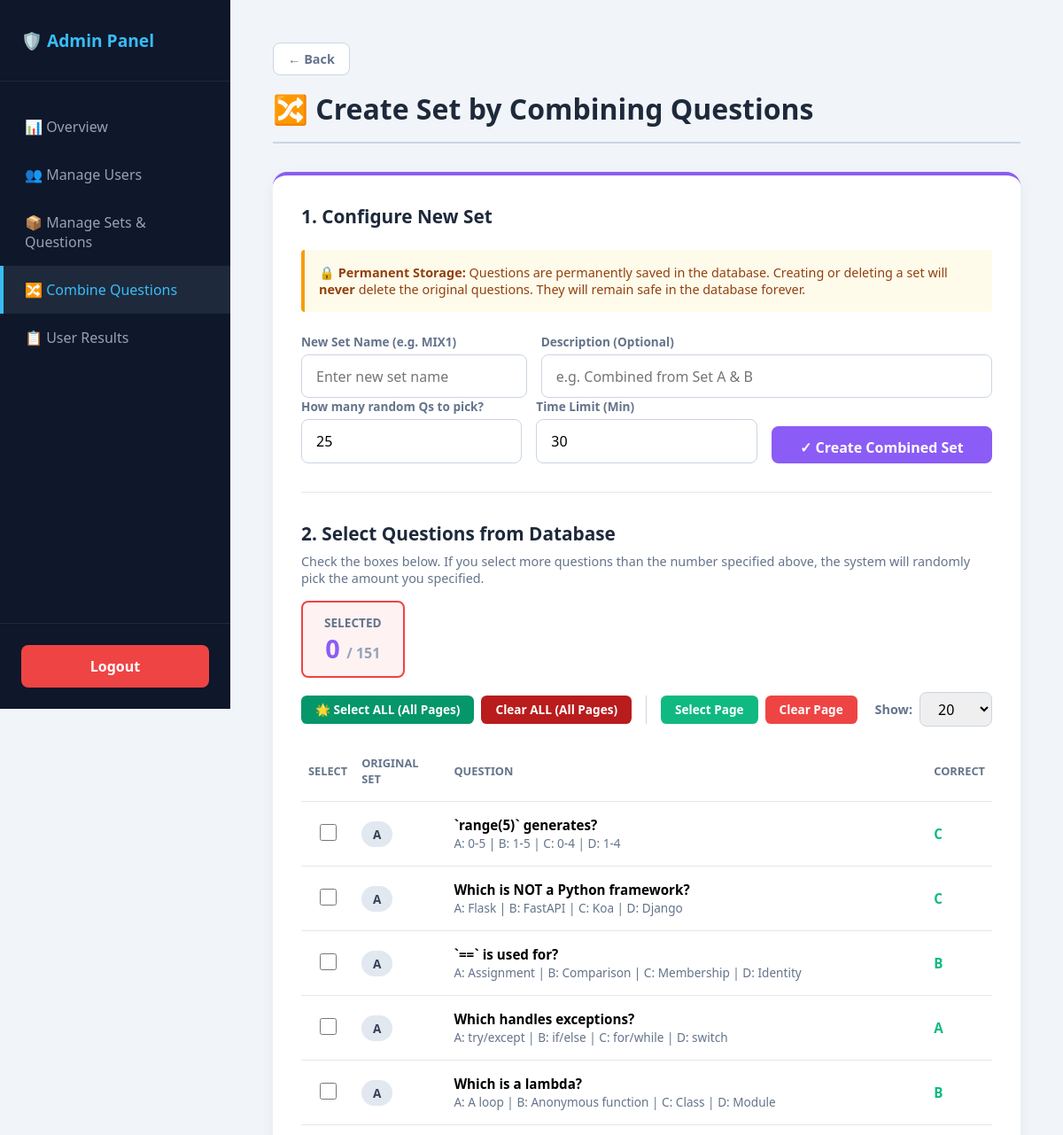
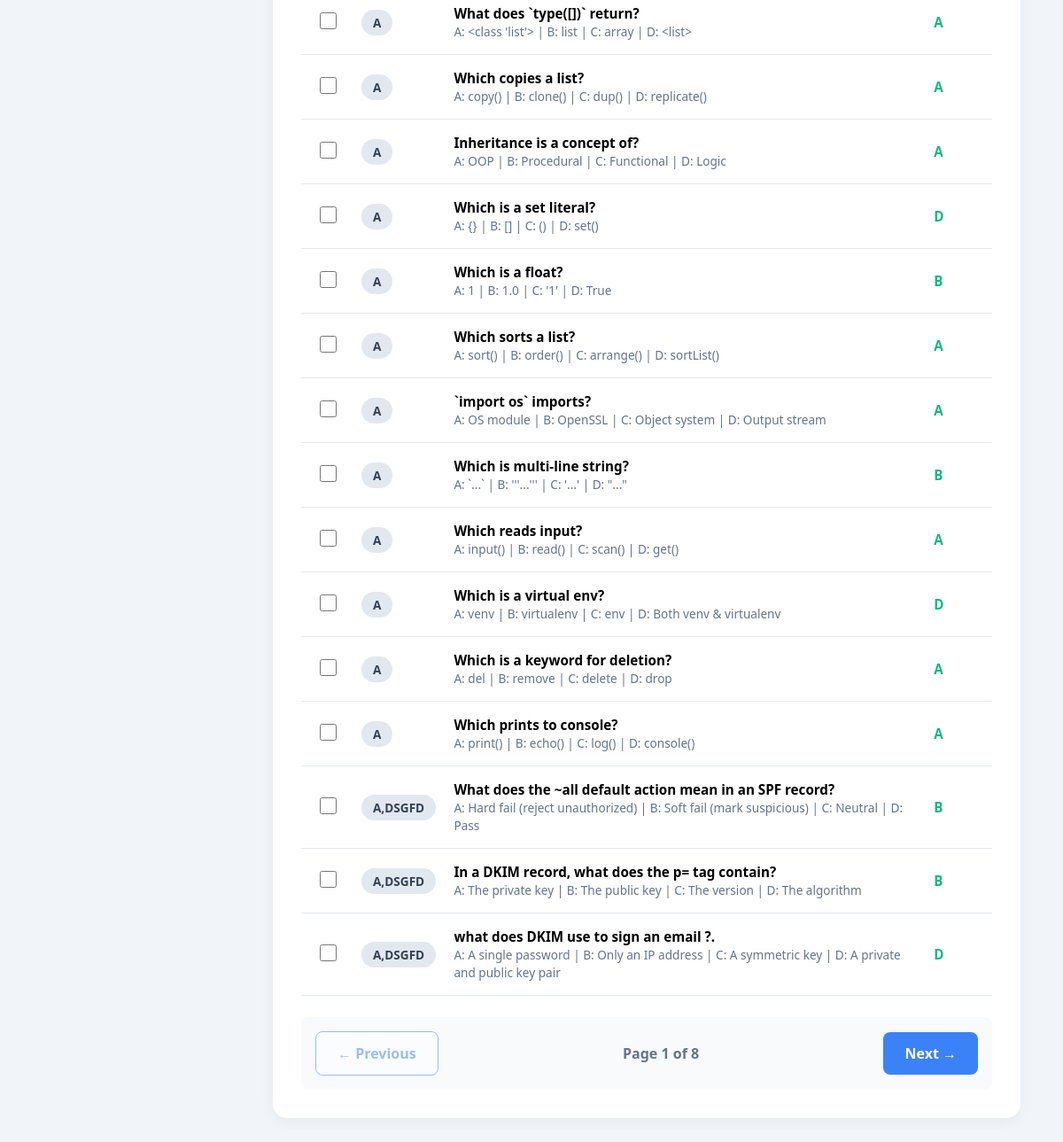
The page /admin/combine_questions (signed in) on the database its author committed (2 pictures, top to bottom).
### tables this page shows
CREATE TABLE questions (
            id INTEGER PRIMARY KEY AUTOINCREMENT,
            set_name TEXT NOT NULL,
            question TEXT NOT NULL,
            option_a TEXT NOT NULL,
            option_b TEXT NOT NULL,
            option_c TEXT NOT NULL,
            option_d TEXT NOT NULL,
            correct_option TEXT NOT NULL
        );

### app.py (the view)
@app.route("/admin/combine_questions")
def admin_combine_questions():
    if not session.get("is_admin"): return redirect(url_for("login"))
    conn = get_db()
    questions = conn.execute("""
        SELECT MIN(id) as id,
               GROUP_CONCAT(DISTINCT set_name) as set_name,
               question, option_a, option_b, option_c, option_d, correct_option
        FROM questions
        GROUP BY LOWER(TRIM(question))
        ORDER BY set_name, id
    """).fetchall()
    conn.close()
    return render_template("admin_combine.html", page="combine", questions=questions)

### app.py (called while the page is built)
def get_db():
    conn = sqlite3.connect(DB_NAME)
    conn.row_factory = sqlite3.Row
    return conn

### templates/admin_combine.html (shortened to what this page needs)
{% extends "admin_base.html" %}
{% block content %}
<h1 class="page-title">🔀 Create Set by Combining Questions</h1>
<div class="card" style="border-top: 4px solid #8b5cf6; margin-bottom: 2rem;">
  <h3>1. Configure New Set</h3>
  <div style="background: #fffbeb; border-left: 4px solid #f59e0b; padding: 1rem; margin-bottom: 1.5rem; border-radius: 0.25rem;">
    <p style="margin: 0; color: #92400e; font-size: 0.9rem;">
      <strong>🔒 Permanent Storage:</strong> Questions are permanently saved in the database. Creating or deleting a set will <strong>never</strong> delete the original questions. They will remain safe in the database forever.
    </p>
  </div>
  <form method="POST" action="{{ url_for('create_combined_set') }}" id="combineForm">
    <div class="form-row">
      <div class="form-group">
        <label>New Set Name (e.g. MIX1)</label>
        <input type="text" name="set_name" required placeholder="Enter new set name">
      </div>
      <div class="form-group" style="flex:2;">
        <label>Description (Optional)</label>
        <input type="text" name="set_description" placeholder="e.g. Combined from Set A & B">
      </div>
    </div>
    <div class="form-row">
      <div class="form-group">
        <label>How many random Qs to pick?</label>
        <input type="number" name="question_count" id="pickCount" value="25" min="1" required oninput="updateWarning()">
      </div>
      <div class="form-group">
        <label>Time Limit (Min)</label>
        <input type="number" name="duration_minutes" value="30" min="1" required>
      </div>
      <div class="form-group" style="display: flex; align-items: flex-end;">
        <button type="submit" class="btn" style="background: #8b5cf6; height: 42px; margin-bottom: 0; width: 100%;">
          ✓ Create Combined Set
        </button>
      </div>
    </div>
    <hr style="border:none; border-top:1px solid #e2e8f0; margin: 2rem 0;">
    <div style="display: flex; justify-content: space-between; align-items: center; margin-bottom: 1rem; flex-wrap: wrap; gap: 1rem;">
      <div>
        <h3 style="margin-bottom: 0.5rem;">2. Select Questions from Database</h3>
        <p style="color:#64748b; margin: 0; font-size: 0.9rem;">
          Check the boxes below. If you select more questions than the number specified above, the system will randomly pick the amount you specified.
        </p>
      </div>
      <div id="counterBox" style="background: #f8fafc; border: 1px solid #cbd5e1; padding: 0.8rem 1.5rem; border-radius: 0.5rem; text-align: center; transition: all 0.2s;">
        <div style="font-size: 0.85rem; color: #64748b; font-weight: 600; text-transform: uppercase;">Selected</div>
        <div style="font-size: 1.8rem; font-weight: 800; color: #8b5cf6;"><span id="selectedCount">0</span> <span style="font-size: 1rem; color: #94a3b8;">/ {{ questions|length }}</span></div>
      </div>
    </div>
    <div style="display: flex; justify-content: space-between; align-items: center; margin-bottom: 1rem; flex-wrap: wrap; gap: 1rem;">
      <div style="display: flex; gap: 0.5rem; flex-wrap: wrap;">
        <button type="button" class="btn btn-sm" style="background:#059669; width:auto; font-weight: bold;" onclick="toggleAllGlobal(true)">🌟 Select ALL (All Pages)</button>
        <button type="button" class="btn btn-sm" style="background:#b91c1c; width:auto;" onclick="toggleAllGlobal(false)">Clear ALL (All Pages)</button>
        <button type="button" class="btn btn-sm" style="background:#10b981; width:auto;" onclick="toggleAll(true)">Select Page</button>
        <button type="button" class="btn btn-sm" style="background:#ef4444; width:auto;" onclick="toggleAll(false)">Clear Page</button>
      </div>
      <div style="display: flex; align-items: center; gap: 0.5rem;">
        <label style="font-size: 0.9rem; color: #64748b; font-weight: 600;">Show:</label>
        <select id="pageSizeSelect" onchange="changePageSize()" style="width: auto; padding: 0.4rem 1rem; margin-bottom: 0; border-radius: 0.5rem; border: 1px solid #cbd5e1;">
          <option value="20">20</option>
        </select>
      </div>
    </div>
    <table id="questionsTable">
      <tr>
        <th style="width: 50px; text-align: center;">Select</th>
        <th>Original Set</th>
        <th>Question</th>
        <th>Correct</th>
      </tr>
      {% for q in questions %}
      <tr class="q-row">
        <td style="text-align: center;">
          <input type="checkbox" name="question_ids" value="{{ q.id }}" class="q-checkbox" style="width: 1.2rem; height: 1.2rem; accent-color: #8b5cf6;" onchange="updateCounter()">
        </td>
        <td><span class="badge" style="background:#e2e8f0; color:#334155;">{{ q.set_name }}</span></td>
        <td>
          <strong>{{ q.question }}</strong><br>
          <span style="font-size: 0.85rem; color: #64748b;">
            A: {{ q.option_a }} | B: {{ q.option_b }} | C: {{ q.option_c }} | D: {{ q.option_d }}
          </span>
        </td>
        <td><strong style="color: #10b981;">{{ q.correct_option }}</strong></td>
      </tr>
      {% endfor %}
    </table>
    <div id="pagination-controls" style="display: flex; justify-content: space-between; align-items: center; margin-top: 1.5rem; background: #f8fafc; padding: 1rem; border-radius: 0.5rem;">
      <button type="button" class="btn btn-outline" id="prevBtn" onclick="changePage(-1)">← Previous</button>
      <div style="font-weight: 600; color: #64748b;">Page <span id="pageNum">1</span> of <span id="totalPages">1</span></div>
      <button type="button" class="btn" id="nextBtn" onclick="changePage(1)">Next →</button>
    </div>
  </form>
</div>
{% endblock %}

### templates/admin_base.html (style rules this page uses)
* { box-sizing: border-box; margin: 0; padding: 0; font-family: system-ui, sans-serif; }
body { display: flex; min-height: 100vh; background: #f1f5f9; }
.page-title { font-size: 2rem; color: #1e293b; margin-bottom: 2rem; border-bottom: 2px solid #cbd5e1; padding-bottom: 1rem; }
.card { background: white; border-radius: 1rem; padding: 2rem; box-shadow: 0 4px 15px rgba(0,0,0,0.05); margin-bottom: 1.5rem; }
.card h3 { color: #1e293b; margin-bottom: 1.5rem; font-size: 1.3rem; }
.btn { background: #3b82f6; color: white; border: none; padding: 0.8rem 1.5rem; border-radius: 0.5rem; font-size: 1rem; font-weight: 600; cursor: pointer; text-decoration: none; display: inline-block; }
.btn-outline { background: white; color: #3b82f6; border: 1.5px solid #3b82f6; }
.btn-sm { padding: 0.4rem 1rem; font-size: 0.85rem; border-radius: 0.4rem; }
input[type="text"], input[type="number"], select { width: 100%; padding: 0.8rem 1rem; margin-bottom: 1rem; border-radius: 0.5rem; border: 1px solid #cbd5e1; font-size: 1rem; }
table { width: 100%; border-collapse: collapse; }
th, td { text-align: left; padding: 1rem 0.5rem; border-bottom: 1px solid #e2e8f0; font-size: 0.95rem; }
th { color: #64748b; font-weight: 600; text-transform: uppercase; font-size: 0.8rem; }
.badge { background: #e0f2fe; color: #0284c7; padding: 0.3rem 0.8rem; border-radius: 1rem; font-size: 0.85rem; font-weight: 600; }
.form-row { display: flex; gap: 1rem; flex-wrap: wrap; align-items: flex-end; }
.form-group { display: flex; flex-direction: column; flex: 1; min-width: 150px; }
.form-group label { font-size: 0.85rem; color: #64748b; margin-bottom: 0.3rem; font-weight: 600; }
.form-group input, .form-group select { margin-bottom: 0; }

### rows shown on the page
questions: set_name "A", question "`range(5)` generates?", option_a "0-5", option_b "1-5", option_c "0-4", option_d "1-4", correct_option "C"
questions: set_name "A", question "Which is NOT a Python framework?", option_a "Flask", option_b "FastAPI", option_c "Koa", option_d "Django", correct_option "C"
questions: set_name "A", question "`==` is used for?", option_a "Assignment", option_b "Comparison", option_c "Membership", option_d "Identity", correct_option "B"
questions: set_name "A", question "Which handles exceptions?", option_a "try/except", option_b "if/else", option_c "for/while", option_d "switch", correct_option "A"
questions: set_name "A", question "Which is a lambda?", option_a "A loop", option_b "Anonymous function", option_c "Class", option_d "Module", correct_option "B"
questions: set_name "A", question "What does `type([])` return?", option_a "<class 'list'>", option_b "list", option_c "array", option_d "<list>", correct_option "A"
questions: set_name "A", question "Which copies a list?", option_a "copy()", option_b "clone()", option_c "dup()", option_d "replicate()", correct_option "A"
questions: set_name "A", question "Inheritance is a concept of?", option_a "OOP", option_b "Procedural", option_c "Functional", option_d "Logic", correct_option "A"
questions: set_name "A", question "Which is a set literal?", option_a "{}", option_b "[]", option_c "()", option_d "set()", correct_option "D"
questions: set_name "A", question "Which is a float?", option_a "1", option_b "1.0", option_c "'1'", option_d "True", correct_option "B"
questions: set_name "A", question "Which sorts a list?", option_a "sort()", option_b "order()", option_c "arrange()", option_d "sortList()", correct_option "A"
questions: set_name "A", question "`import os` imports?", option_a "OS module", option_b "OpenSSL", option_c "Object system", option_d "Output stream", correct_option "A"
questions: set_name "A", question "Which is multi-line string?", option_a "`...`", option_b "'''...'''", option_c "'...'", option_d "\"...\"", correct_option "B"
questions: set_name "A", question "Which reads input?", option_a "input()", option_b "read()", option_c "scan()", option_d "get()", correct_option "A"
questions: set_name "A", question "Which is a virtual env?", option_a "venv", option_b "virtualenv", option_c "env", option_d "Both venv & virtualenv", correct_option "D"
questions: set_name "A", question "Which is a keyword for deletion?", option_a "del", option_b "remove", option_c "delete", option_d "drop", correct_option "A"
questions: set_name "A", question "Which prints to console?", option_a "print()", option_b "echo()", option_c "log()", option_d "console()", correct_option "A"

### other values the page prints
{{ questions|length }} "151"
{{ q.set_name }} "A,DSGFD" "A,DSGFD" "A,DSGFD"
{{ q.question }} "What does the ~all default action mean in an SPF record?" "In a DKIM record, what does the p= tag contain?" "what does DKIM use to sign an email ?."
{{ q.option_a }} "Hard fail (reject unauthorized)" "The private key" "A single password"
{{ q.option_b }} "Soft fail (mark suspicious)" "The public key" "Only an IP address"
{{ q.option_c }} "Neutral" "The version" "A symmetric key"
{{ q.option_d }} "Pass" "The algorithm" "A private and public key pair"
{{ q.correct_option }} "B" "B" "D"
